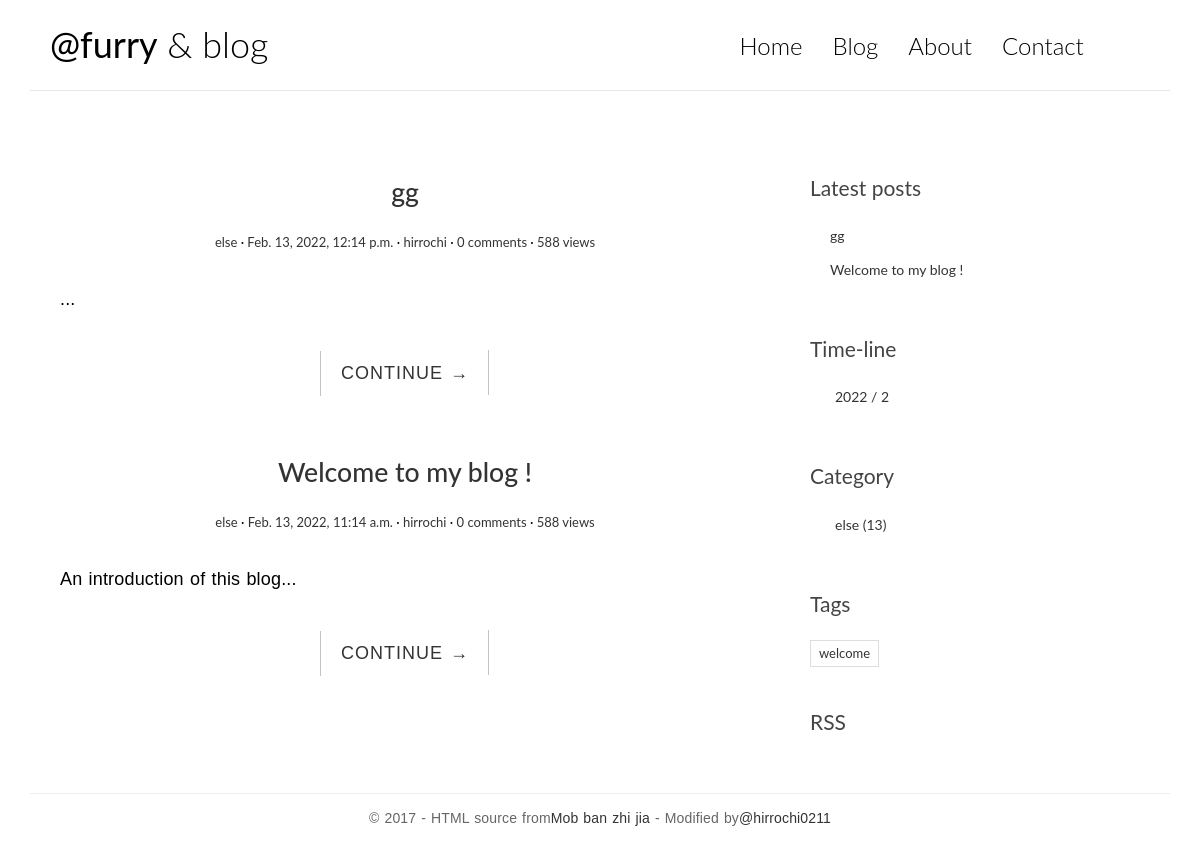
The app's page /, older data.
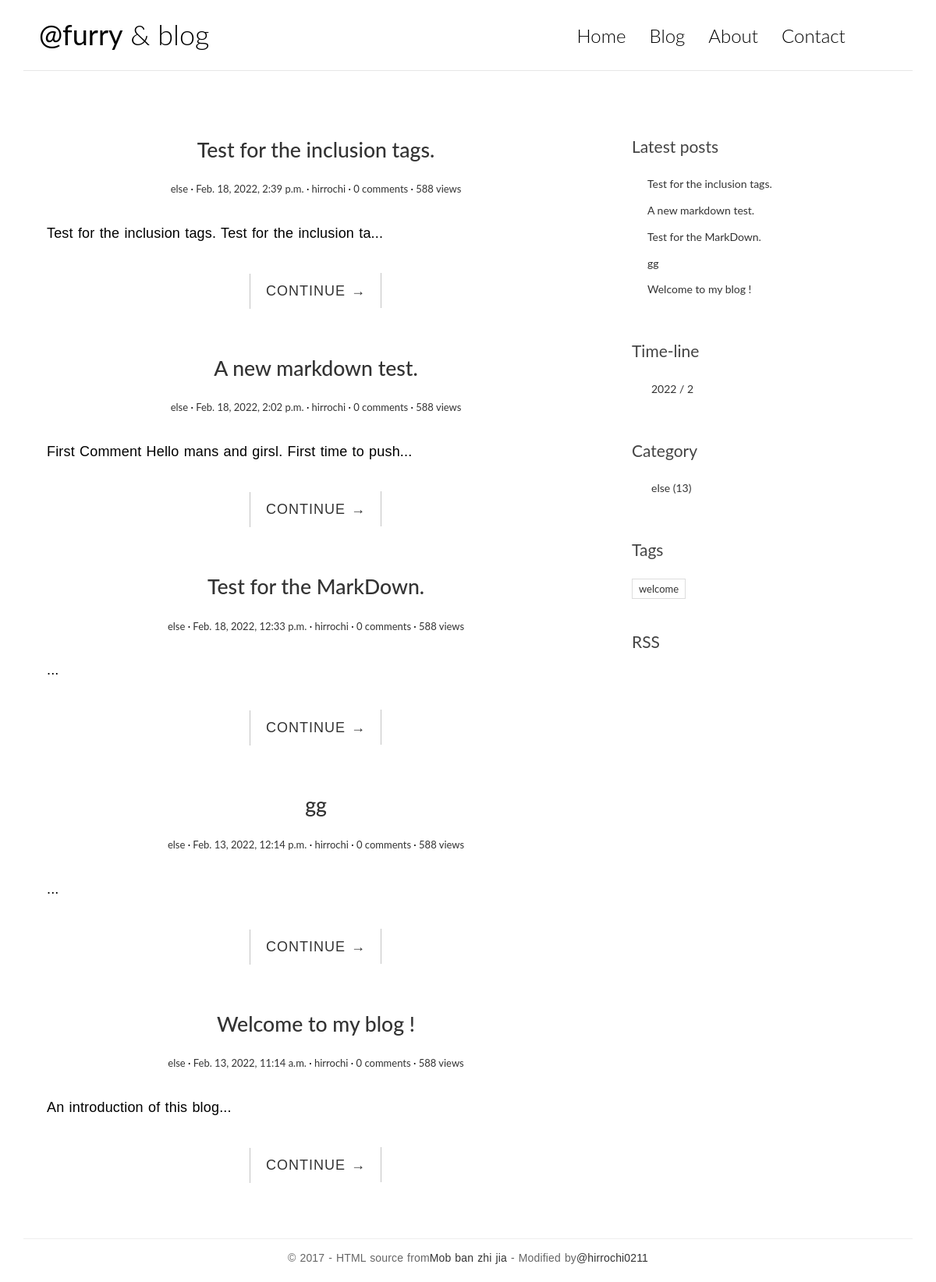
The same page, newer data.
### blog/models.py (models this page shows, shortened)
class Post(models.Model):
    title = models.CharField(max_length=30)
    body = models.TextField()
    created_time = models.DateTimeField(default=timezone.now)
    modified_time = models.DateTimeField()
    excerpt = models.CharField(max_length=200, blank=True)
    category = models.ForeignKey(Category, on_delete=models.CASCADE)
    tags = models.ManyToManyField(Tag, blank=True)
    author = models.ForeignKey(User, on_delete=models.CASCADE)
    def get_absolute_url(self):
        return reverse('blog:detail', kwargs={'pk': self.pk})
    class Meta:
        ordering = ['-created_time']

class Category(models.Model):
    name = models.CharField(max_length=25)

class Tag(models.Model):
    name = models.CharField(max_length=10)

### blog/views.py (the view)
# urls.py: path('', views.index, name='index'),
def index(request):
    post_list = Post.objects.all()
    return render(request, 'blog/index.html', context={
        'post_list': post_list,
    })

### blog/templatetags/blog_extras.py (called while the page is built)
@register.inclusion_tag('blog/inclusions/_recent_posts.html', takes_context=True)
def show_recent_posts(context, num=5):
    return {
        'recent_post_list': Post.objects.all().order_by('-created_time')[:num]
    }

@register.inclusion_tag('blog/inclusions/_archives.html', takes_context=True)
def show_archives(context):
    return {
        'date_list': Post.objects.dates('created_time', 'month', order='DESC')
    }

@register.inclusion_tag('blog/inclusions/_categories.html', takes_context=True)
def show_categories(context):
    return {
        'category_list': Category.objects.all(),
    }

@register.inclusion_tag('blog/inclusions/_tags.html', takes_context=True)
def show_tags(context):
    return {
        'tag_list': Tag.objects.all(),
    }

### templates/blog/index.html
{% extends 'base.html' %}
{% block main %}
                    {% for post in post_list %}
                <article class="post post-{{ post.pk }}">
                    <header class="entry-header">
                        <h1 class="entry-title">
                            <a href="{{ post.get_absolute_url }}">{{ post.title }}</a>
                        </h1>
                        <div class="entry-meta">
                            <span class="post-category"><a href="#">{{ post.category.name }}</a></span>
                            <span class="post-date"><a href="#"><time class="entry-date"
                                                                      datetime="2012-11-09T23:15:57+00:00">{{ post.created_time }}</time></a></span>
                            <span class="post-author"><a href="#">{{ post.author }}</a></span>
                            <span class="comments-link"><a href="#">{{ post.comment_set.count }} comments</a></span>
                            <span class="views-count"><a href="#">588 views</a></span>
                        </div>
                    </header>
                    <div class="entry-content clearfix">
                        <p>{{ post.excerpt }}...</p>
                        <div class="read-more cl-effect-14">
                            <a href="{{ post.get_absolute_url }}" class="more-link">CONTINUE <span class="meta-nav">→</span></a>
                        </div>
                    </div>
                </article>
                {% empty %}
                    <div class="no-post">Nothing has been published!</div>
                {% endfor %}
{% endblock main %}

### templates/base.html (shortened to what this page needs)
{% load static %}
{% load blog_extras %}
<!DOCTYPE html>
<html>
<head>
    <link rel="stylesheet" href="{% static 'blog/css/bootstrap.min.css' %}">
    <link rel="stylesheet" href="http://code.ionicframework.com/ionicons/2.0.1/css/ionicons.min.css">
    <link rel="stylesheet" href="{% static 'blog/css/pace.css' %}">
    <link rel="stylesheet" href="{% static 'blog/css/custom.css' %}">
    <link rel="stylesheet" href="https://cdn.bootcss.com/highlight.js/9.15.8/styles/github.min.css" rel="stylesheet">
</head>
<body>
<div class="container">
    <header id="site-header">
        <div class="row">
            <div class="col-md-4 col-sm-5 col-xs-8">
                <div class="logo">
                    <h1><a href="{% url 'blog:index' %}"><b>@furry</b> &amp; blog</a></h1>
                </div>
            </div>
            <div class="col-md-8 col-sm-7 col-xs-4">
                <nav class="main-nav" role="navigation">
                    <div class="collapse navbar-collapse" id="bs-example-navbar-collapse-1">
                        <ul class="nav navbar-nav navbar-right">
                            <li class="cl-effect-11"><a href="{% url 'blog:index' %}" data-hover="首页">Home</a></li>
                            <li class="cl-effect-11"><a href="../../sources/django-blog-tutorial-templates-master/full-width.html" data-hover="博客">Blog</a></li>
                            <li class="cl-effect-11"><a href="../../sources/django-blog-tutorial-templates-master/about.html" data-hover="关于">About</a></li>
                            <li class="cl-effect-11"><a href="../../sources/django-blog-tutorial-templates-master/contact.html" data-hover="联系">Contact</a></li>
                        </ul>
                    </div>
                </nav>
            </div>
        </div>
    </header>
</div>
<div class="content-body">
    <div class="container">
        <div class="row">
            <main class="col-md-8">
                {% block main %}
                {% endblock main %}
            </main>
            <aside class="col-md-4">
                {% show_recent_posts %}
                {% show_archives %}
                {% show_categories %}
                {% show_tags %}
                <div class="rss">
                    <a href=""> RSS</a>
                </div>
            </aside>
        </div>
    </div>
</div>
<footer id="site-footer">
    <div class="container">
        <div class="row">
            <div class="col-md-12">
                <p class="copyright">&copy 2017 - HTML source from<a href="http://www.cssmoban.com/"
                                                        target="_blank" title="模板之家">Mob ban zhi jia</a>
                    - Modified by<a href="http://zmrenwu.com/" title="网页模板" target="_blank">@hirrochi0211</a>
                </p>
            </div>
        </div>
    </div>
</footer>
</body>
</html>

### templates/blog/inclusions/_recent_posts.html
<div class="widget widget-recent-posts">
  <h3 class="widget-title">Latest posts</h3>
  <ul>
    {% for post in recent_post_list %}
      <li>
        <a href="{{ post.get_absolute_url }}">{{ post.title }}</a>
      </li>
    {% empty %}
      Noting!
    {% endfor %}
  </ul>
</div>

### templates/blog/inclusions/_archives.html
<div class="widget widget-archives">
  <h3 class="widget-title">Time-line</h3>
  <ul>
    {% for date in date_list %}
      <li>
        <a href="{% url 'blog:archive' date.year date.month %}">{{ date.year }} / {{ date.month }} </a>
      </li>
    {% empty %}
      Nothing!
    {% endfor %}
  </ul>
</div>

### templates/blog/inclusions/_categories.html
<div class="widget widget-category">
  <h3 class="widget-title">Category</h3>
  <ul>
    {% for category in category_list %}
      <li>
        <a href="{% url 'blog:category' category.pk %}">{{ category.name }} <span class="post-count">(13)</span></a>
      </li>
    {% empty %}
      Nothing!
    {% endfor %}
  </ul>
</div>

### templates/blog/inclusions/_tags.html
<div class="widget widget-tag-cloud">
  <h3 class="widget-title">Tags</h3>
  <ul>
    {% for tag in tag_list %}
      <li>
        <a href="{% url 'blog:tag' tag.pk %}">{{ tag.name }}</a>
      </li>
    {% empty %}
      Nothing!
    {% endfor %}
  </ul>
</div>

### blog/static/blog/css/custom.css (style rules this page uses)
* { outline: none; }
h1, h2, h3, h4, h5, h6 { margin-top: 0; }
b { font-weight: 400; }
a { color: #333; }
body { color: #444; font-family: 'Lato', sans-serif; }
p { font-family: 'Ubuntu', sans-serif; font-weight: 400; word-spacing: 1px; letter-spacing: 0.01em; }
#site-header { background-color: #FFF; padding: 25px 20px; margin-bottom: 40px; border-bottom: 1px solid #e7e7e7; }
.logo h1 a { color: #000; }
.logo h1 { margin: 0; font-family: 'Lato', sans-serif; font-weight: 300; }
.main-nav { margin-top: 11px; max-width: 95%; }
.main-nav a { color: #000000 !important; padding: 0 0 5px 0 !important; margin-right: 30px; font-family: 'Lato', sans-serif; font-weight: 300; font-size: 24px; }
.cl-effect-11 a { padding: 10px 0; color: #0972b4; text-shadow: none; }
.cl-effect-11 a::before { position: absolute; top: 0; left: 0; overflow: hidden; padding: 0 0 5px 0 !important; max-width: 0; border-bottom: 1px solid #000; color: #000; content: attr(data-hover); white-space: nowrap; -webkit-transition: max-width 0.5s; -moz-transition: max-width 0.5s; transition: max-width 0.5s; }
.content-body { padding-bottom: 4em; }
.post { background: #fff; padding: 30px 30px 0; }
.entry-title { text-align: center; font-size: 1.9em; margin-bottom: 20px; line-height: 1.6; padding: 10px 20px 0; }
.entry-meta { text-align: center; color: #DDDDDD; font-size: 13px; margin-bottom: 30px; }
.entry-content { font-size: 18px; line-height: 1.9; font-weight: 300; color: #000; }
.post-category::after, .post-date::after, .post-author::after, .comments-link::after { content: ' ·'; color: #000; }
.read-more { font-family: 'Ubuntu', sans-serif; font-weight: 400; word-spacing: 1px; letter-spacing: 0.01em; text-align: center; margin-top: 20px; }
.cl-effect-14 a { padding: 0 20px; height: 45px; line-height: 45px; position: relative; display: inline-block; margin: 15px 25px; letter-spacing: 1px; font-weight: 400; text-shadow: 0 0 1px rgba(255, 255, 255, 0.3); }
.cl-effect-14 a::before, .cl-effect-14 a::after { position: absolute; width: 45px; height: 1px; background: #C3C3C3; content: ''; -webkit-transition: all 0.3s; -moz-transition: all 0.3s; transition: all 0.3s; pointer-events: none; }
.cl-effect-14 a::before { top: 0; left: 0; -webkit-transform: rotate(90deg); -moz-transform: rotate(90deg); transform: rotate(90deg); -webkit-transform-origin: 0 0; -moz-transform-origin: 0 0; transform-origin: 0 0; }
.cl-effect-14 a::after { right: 0; bottom: 0; -webkit-transform: rotate(90deg); -moz-transform: rotate(90deg); transform: rotate(90deg); -webkit-transform-origin: 100% 0; -moz-transform-origin: 100% 0; transform-origin: 100% 0; }
.widget { background: #fff; padding: 30px 0 0; }
.widget-title { font-size: 1.5em; margin-bottom: 20px; line-height: 1.6; padding: 10px 0 0; font-weight: 400; }
.widget-recent-posts ul { padding: 0; margin: 0; padding-left: 20px; }
.widget-recent-posts ul li { list-style-type: none; position: relative; line-height: 170%; margin-bottom: 10px; }
.widget-recent-posts ul li::before { content: '\f3d3'; font-family: "Ionicons"; position: absolute; left: -17px; top: 3px; font-size: 16px; color: #000; }
.widget-archives ul { padding: 0; margin: 0; padding-left: 25px; }
.widget-archives ul li { list-style-type: none; position: relative; line-height: 170%; margin-bottom: 10px; }
.widget-archives ul li::before { content: '\f3f3'; font-family: "Ionicons"; position: absolute; left: -25px; top: 1px; font-size: 16px; color: #000; }
.widget-category ul { padding: 0; margin: 0; padding-left: 25px; }
.widget-category ul li { list-style-type: none; position: relative; line-height: 170%; margin-bottom: 10px; }
.widget-category ul li::before { content: '\f3fe'; font-family: "Ionicons"; position: absolute; left: -25px; top: 1px; font-size: 18px; color: #000; }
.widget-tag-cloud ul { padding: 0; margin: 0; margin-right: -10px; }
.widget-tag-cloud ul li { list-style-type: none; font-size: 13px; display: inline-block; margin-right: 10px; margin-bottom: 10px; padding: 3px 8px; border: 1px solid #ddd; }
.rss { font-size: 21px; margin-top: 30px; }
.rss a { color: #444; }
#site-footer { padding-top: 10px; padding: 0 0 1.5em 0; }
.copyright { text-align: center; padding-top: 1em; margin: 0; border-top: 1px solid #eee; color: #666; }

Row changes from the older to the newer data that the page shows:
added Post: title "Test for the inclusion tags.", category.name "else", created_time "Feb. 18, 2022, 2:39 p.m.", author "hirrochi", comment_set.count "0", excerpt "Test for the inclusion tags. Test for the inclusion ta"
added Post: title "A new markdown test.", category.name "else", created_time "Feb. 18, 2022, 2:02 p.m.", author "hirrochi", comment_set.count "0", excerpt "First Comment Hello mans and girsl. First time to push"
added Post: title "Test for the MarkDown.", category.name "else", created_time "Feb. 18, 2022, 12:33 p.m.", author "hirrochi", comment_set.count "0"
